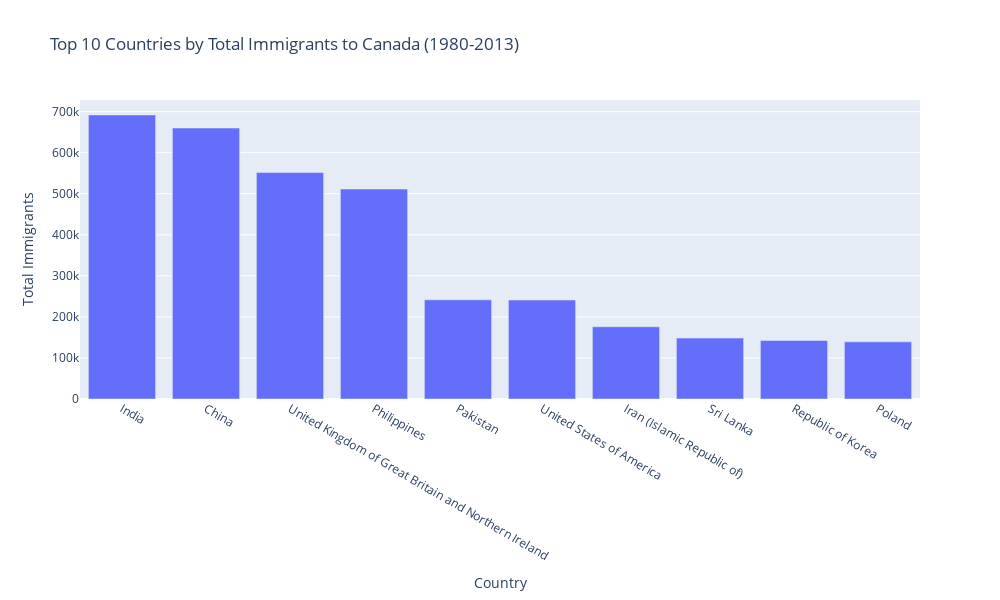

The cell this chart's notebook holds for it:
### Markdown cell above
Let's move on to the next visualization: Top 10 Countries by Total Immigrants.

### Code cell
# Get top 10 countries by total immigrants
df_top10_countries = df_can.sort_values(by='Total', ascending=False).head(10)

# Create a bar chart for top 10 countries by total immigrants
fig_top10_countries = px.bar(df_top10_countries, 
                             x=df_top10_countries.index, 
                             y='Total', 
                             labels={'Total': 'Total Immigrants', 'index': 'Country'},
                             title='Top 10 Countries by Total Immigrants to Canada (1980-2013)')

fig_top10_countries.update_layout(width=1000, height=600)

fig_top10_countries

### Figure 1 — Plotly figure (JSON) as saved in the notebook; plotly's stock layout.template omitted (floating-point values rounded to 4 significant figures)
{"data": [{"alignmentgroup": "True", "hovertemplate": "Country=%{x}<br>Total Immigrants=%{y}<extra></extra>", "legendgroup": "", "marker": {"color": "#636efa", "pattern": {"shape": ""}}, "name": "", "offsetgroup": "", "orientation": "v", "showlegend": false, "textposition": "auto", "type": "bar", "x": ["India", "China", "United Kingdom of Great Britain and Northern Ireland", "Philippines", "Pakistan", "United States of America", "Iran (Islamic Republic of)", "Sri Lanka", "Republic of Korea", "Poland"], "xaxis": "x", "y": [691904, 659962, 551500, 511391, 241600, 241122, 175923, 148358, 142581, 139241], "yaxis": "y"}], "layout": {"barmode": "relative", "height": 600, "legend": {"tracegroupgap": 0}, "title": {"text": "Top 10 Countries by Total Immigrants to Canada (1980-2013)"}, "width": 1000, "xaxis": {"anchor": "y", "autorange": true, "domain": [0, 1], "range": [-0.5, 9.5], "title": {"text": "Country"}, "type": "category"}, "yaxis": {"anchor": "x", "autorange": true, "domain": [0, 1], "range": [0, 728320], "title": {"text": "Total Immigrants"}, "type": "linear"}}}
